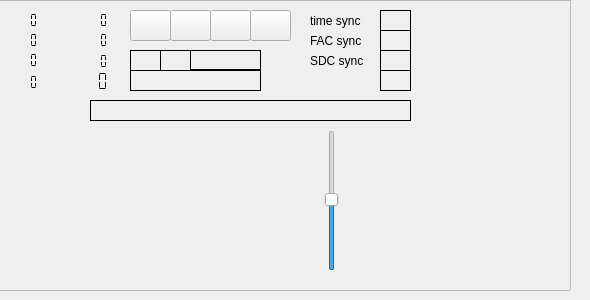
<?xml version="1.0" encoding="UTF-8"?>
<ui version="4.0">
 <class>drmdecoder</class>
 <widget class="QWidget" name="drmdecoder">
  <property name="geometry">
   <rect>
    <x>0</x>
    <y>0</y>
    <width>590</width>
    <height>300</height>
   </rect>
  </property>
  <property name="windowTitle">
   <string>drm decoder</string>
  </property>
  <widget class="QFrame" name="frame">
   <property name="geometry">
    <rect>
     <x>-10</x>
     <y>0</y>
     <width>581</width>
     <height>291</height>
    </rect>
   </property>
   <property name="frameShape">
    <enum>QFrame::StyledPanel</enum>
   </property>
   <property name="frameShadow">
    <enum>QFrame::Raised</enum>
   </property>
   <widget class="QLCDNumber" name="show_int_offset">
    <property name="geometry">
     <rect>
      <x>80</x>
      <y>10</y>
      <width>41</width>
      <height>21</height>
     </rect>
    </property>
    <property name="toolTip">
     <string>&lt;html&gt;&lt;head/&gt;&lt;body&gt;&lt;p&gt;&amp;quot;Coarse frequency offset as measured by the software&amp;quot;&lt;/p&gt;&lt;p&gt;&lt;br/&gt;&lt;/p&gt;&lt;/body&gt;&lt;/html&gt;</string>
    </property>
    <property name="frameShape">
     <enum>QFrame::NoFrame</enum>
    </property>
    <property name="segmentStyle">
     <enum>QLCDNumber::Flat</enum>
    </property>
   </widget>
   <widget class="QLCDNumber" name="show_small_offset">
    <property name="geometry">
     <rect>
      <x>80</x>
      <y>30</y>
      <width>41</width>
      <height>21</height>
     </rect>
    </property>
    <property name="toolTip">
     <string>&lt;html&gt;&lt;head/&gt;&lt;body&gt;&lt;p&gt;Fine frequency offset as measured by the software (i.e. the offset to the nearest carrier).&lt;/p&gt;&lt;/body&gt;&lt;/html&gt;</string>
    </property>
    <property name="frameShape">
     <enum>QFrame::NoFrame</enum>
    </property>
    <property name="segmentStyle">
     <enum>QLCDNumber::Flat</enum>
    </property>
   </widget>
   <widget class="QLabel" name="timeSyncLabel">
    <property name="geometry">
     <rect>
      <x>390</x>
      <y>10</y>
      <width>31</width>
      <height>21</height>
     </rect>
    </property>
    <property name="toolTip">
     <string>&lt;html&gt;&lt;head/&gt;&lt;body&gt;&lt;p&gt;Time sync label, green means time synchronization is OK.&lt;/p&gt;&lt;/body&gt;&lt;/html&gt;</string>
    </property>
    <property name="frameShape">
     <enum>QFrame::Box</enum>
    </property>
    <property name="text">
     <string/>
    </property>
   </widget>
   <widget class="QLabel" name="label_2">
    <property name="geometry">
     <rect>
      <x>320</x>
      <y>10</y>
      <width>66</width>
      <height>21</height>
     </rect>
    </property>
    <property name="text">
     <string>time sync</string>
    </property>
   </widget>
   <widget class="QLabel" name="facSyncLabel">
    <property name="geometry">
     <rect>
      <x>390</x>
      <y>30</y>
      <width>31</width>
      <height>21</height>
     </rect>
    </property>
    <property name="toolTip">
     <string>&lt;html&gt;&lt;head/&gt;&lt;body&gt;&lt;p&gt;FAC sync label, Green means that FAC's could be decoded (easy, often 4QAM).&lt;/p&gt;&lt;/body&gt;&lt;/html&gt;</string>
    </property>
    <property name="frameShape">
     <enum>QFrame::Box</enum>
    </property>
    <property name="text">
     <string/>
    </property>
   </widget>
   <widget class="QLabel" name="label_3">
    <property name="geometry">
     <rect>
      <x>320</x>
      <y>30</y>
      <width>66</width>
      <height>21</height>
     </rect>
    </property>
    <property name="text">
     <string>FAC sync</string>
    </property>
   </widget>
   <widget class="QLabel" name="modeIndicator">
    <property name="geometry">
     <rect>
      <x>170</x>
      <y>50</y>
      <width>31</width>
      <height>21</height>
     </rect>
    </property>
    <property name="frameShape">
     <enum>QFrame::Box</enum>
    </property>
    <property name="text">
     <string/>
    </property>
   </widget>
   <widget class="QLabel" name="sdcSyncLabel">
    <property name="geometry">
     <rect>
      <x>390</x>
      <y>50</y>
      <width>31</width>
      <height>21</height>
     </rect>
    </property>
    <property name="toolTip">
     <string>&lt;html&gt;&lt;head/&gt;&lt;body&gt;&lt;p&gt;SDC sync label, green means SDC's could be decoded (usually 16 QAM).&lt;/p&gt;&lt;/body&gt;&lt;/html&gt;</string>
    </property>
    <property name="frameShape">
     <enum>QFrame::Box</enum>
    </property>
    <property name="text">
     <string/>
    </property>
   </widget>
   <widget class="QLabel" name="label_4">
    <property name="geometry">
     <rect>
      <x>320</x>
      <y>50</y>
      <width>64</width>
      <height>21</height>
     </rect>
    </property>
    <property name="text">
     <string>SDC sync</string>
    </property>
   </widget>
   <widget class="QLabel" name="stationLabel">
    <property name="geometry">
     <rect>
      <x>140</x>
      <y>70</y>
      <width>131</width>
      <height>21</height>
     </rect>
    </property>
    <property name="frameShape">
     <enum>QFrame::Box</enum>
    </property>
    <property name="lineWidth">
     <number>1</number>
    </property>
    <property name="text">
     <string/>
    </property>
   </widget>
   <widget class="QLabel" name="audioModelabel">
    <property name="geometry">
     <rect>
      <x>200</x>
      <y>50</y>
      <width>71</width>
      <height>20</height>
     </rect>
    </property>
    <property name="frameShape">
     <enum>QFrame::Box</enum>
    </property>
    <property name="text">
     <string/>
    </property>
   </widget>
   <widget class="QLCDNumber" name="snrDisplay">
    <property name="geometry">
     <rect>
      <x>70</x>
      <y>70</y>
      <width>51</width>
      <height>23</height>
     </rect>
    </property>
    <property name="toolTip">
     <string>&lt;html&gt;&lt;head/&gt;&lt;body&gt;&lt;p&gt;Estimate of the SNR of the DRM signal.&lt;/p&gt;&lt;/body&gt;&lt;/html&gt;</string>
    </property>
    <property name="frameShape">
     <enum>QFrame::NoFrame</enum>
    </property>
    <property name="frameShadow">
     <enum>QFrame::Plain</enum>
    </property>
    <property name="lineWidth">
     <number>0</number>
    </property>
    <property name="segmentStyle">
     <enum>QLCDNumber::Flat</enum>
    </property>
   </widget>
   <widget class="QLabel" name="spectrumIndicator">
    <property name="geometry">
     <rect>
      <x>140</x>
      <y>50</y>
      <width>31</width>
      <height>21</height>
     </rect>
    </property>
    <property name="frameShape">
     <enum>QFrame::Box</enum>
    </property>
    <property name="text">
     <string/>
    </property>
   </widget>
   <widget class="QPushButton" name="channel_1">
    <property name="geometry">
     <rect>
      <x>140</x>
      <y>10</y>
      <width>41</width>
      <height>31</height>
     </rect>
    </property>
    <property name="toolTip">
     <string>&lt;html&gt;&lt;head/&gt;&lt;body&gt;&lt;p&gt;Visibility of the button suggests the availability of a DRM channel.&lt;/p&gt;&lt;/body&gt;&lt;/html&gt;</string>
    </property>
    <property name="text">
     <string/>
    </property>
   </widget>
   <widget class="QPushButton" name="channel_2">
    <property name="geometry">
     <rect>
      <x>180</x>
      <y>10</y>
      <width>41</width>
      <height>31</height>
     </rect>
    </property>
    <property name="text">
     <string/>
    </property>
   </widget>
   <widget class="QPushButton" name="channel_3">
    <property name="geometry">
     <rect>
      <x>220</x>
      <y>10</y>
      <width>41</width>
      <height>31</height>
     </rect>
    </property>
    <property name="text">
     <string/>
    </property>
   </widget>
   <widget class="QPushButton" name="channel_4">
    <property name="geometry">
     <rect>
      <x>260</x>
      <y>10</y>
      <width>41</width>
      <height>31</height>
     </rect>
    </property>
    <property name="text">
     <string/>
    </property>
   </widget>
   <widget class="QLCDNumber" name="timeOffsetDisplay">
    <property name="geometry">
     <rect>
      <x>10</x>
      <y>30</y>
      <width>41</width>
      <height>21</height>
     </rect>
    </property>
    <property name="toolTip">
     <string>&lt;html&gt;&lt;head/&gt;&lt;body&gt;&lt;p&gt;Time offset display, i.e. the &amp;quot;fine&amp;quot; time error.&lt;/p&gt;&lt;/body&gt;&lt;/html&gt;</string>
    </property>
    <property name="frameShape">
     <enum>QFrame::NoFrame</enum>
    </property>
    <property name="segmentStyle">
     <enum>QLCDNumber::Flat</enum>
    </property>
   </widget>
   <widget class="QLCDNumber" name="clockOffsetDisplay">
    <property name="geometry">
     <rect>
      <x>10</x>
      <y>50</y>
      <width>41</width>
      <height>21</height>
     </rect>
    </property>
    <property name="toolTip">
     <string>&lt;html&gt;&lt;head/&gt;&lt;body&gt;&lt;p&gt;Estimate of the clock offset (measured between successive frames).&lt;/p&gt;&lt;/body&gt;&lt;/html&gt;</string>
    </property>
    <property name="frameShape">
     <enum>QFrame::NoFrame</enum>
    </property>
    <property name="segmentStyle">
     <enum>QLCDNumber::Flat</enum>
    </property>
   </widget>
   <widget class="QLCDNumber" name="timeDelayDisplay">
    <property name="geometry">
     <rect>
      <x>10</x>
      <y>10</y>
      <width>41</width>
      <height>21</height>
     </rect>
    </property>
    <property name="toolTip">
     <string>&lt;html&gt;&lt;head/&gt;&lt;body&gt;&lt;p&gt;Time delay, i.e. a measure of the timing error.&lt;/p&gt;&lt;/body&gt;&lt;/html&gt;</string>
    </property>
    <property name="frameShape">
     <enum>QFrame::NoFrame</enum>
    </property>
    <property name="segmentStyle">
     <enum>QLCDNumber::Flat</enum>
    </property>
   </widget>
   <widget class="QLCDNumber" name="angleDisplay">
    <property name="geometry">
     <rect>
      <x>80</x>
      <y>50</y>
      <width>41</width>
      <height>23</height>
     </rect>
    </property>
    <property name="toolTip">
     <string>&lt;html&gt;&lt;head/&gt;&lt;body&gt;&lt;p&gt;Phase angle of the error.&lt;/p&gt;&lt;/body&gt;&lt;/html&gt;</string>
    </property>
    <property name="frameShape">
     <enum>QFrame::NoFrame</enum>
    </property>
    <property name="segmentStyle">
     <enum>QLCDNumber::Flat</enum>
    </property>
   </widget>
   <widget class="QLabel" name="faadSyncLabel">
    <property name="geometry">
     <rect>
      <x>390</x>
      <y>70</y>
      <width>31</width>
      <height>21</height>
     </rect>
    </property>
    <property name="toolTip">
     <string>&lt;html&gt;&lt;head/&gt;&lt;body&gt;&lt;p&gt;Faad sync label. Green means that the AAC decoder could decode audio.&lt;/p&gt;&lt;/body&gt;&lt;/html&gt;</string>
    </property>
    <property name="frameShape">
     <enum>QFrame::Box</enum>
    </property>
    <property name="text">
     <string/>
    </property>
   </widget>
   <widget class="QLabel" name="messageLabel">
    <property name="geometry">
     <rect>
      <x>100</x>
      <y>100</y>
      <width>321</width>
      <height>21</height>
     </rect>
    </property>
    <property name="frameShape">
     <enum>QFrame::Box</enum>
    </property>
    <property name="text">
     <string/>
    </property>
   </widget>
   <widget class="QLCDNumber" name="phaseOffsetDisplay">
    <property name="geometry">
     <rect>
      <x>10</x>
      <y>72</y>
      <width>41</width>
      <height>21</height>
     </rect>
    </property>
    <property name="font">
     <font>
      <family>DejaVu Sans</family>
      <pointsize>8</pointsize>
     </font>
    </property>
    <property name="toolTip">
     <string>&lt;html&gt;&lt;head/&gt;&lt;body&gt;&lt;p&gt;PhaseOffsetDisplay shows the local offset of the frequency as caused by the mousewheeel&lt;/p&gt;&lt;/body&gt;&lt;/html&gt;</string>
    </property>
    <property name="frameShape">
     <enum>QFrame::NoFrame</enum>
    </property>
    <property name="segmentStyle">
     <enum>QLCDNumber::Flat</enum>
    </property>
   </widget>
   <widget class="QLabel" name="aacDataLabel">
    <property name="geometry">
     <rect>
      <x>280</x>
      <y>70</y>
      <width>91</width>
      <height>16</height>
     </rect>
    </property>
    <property name="text">
     <string/>
    </property>
   </widget>
   <widget class="QLabel" name="countryLabel">
    <property name="geometry">
     <rect>
      <x>10</x>
      <y>130</y>
      <width>211</width>
      <height>21</height>
     </rect>
    </property>
    <property name="text">
     <string/>
    </property>
   </widget>
   <widget class="QLabel" name="programTypeLabel">
    <property name="geometry">
     <rect>
      <x>230</x>
      <y>130</y>
      <width>191</width>
      <height>21</height>
     </rect>
    </property>
    <property name="text">
     <string/>
    </property>
   </widget>
   <widget class="QLabel" name="timeLabel">
    <property name="geometry">
     <rect>
      <x>20</x>
      <y>160</y>
      <width>181</width>
      <height>21</height>
     </rect>
    </property>
    <property name="text">
     <string/>
    </property>
   </widget>
   <widget class="QwtPlot" name="iqPlotter">
    <property name="geometry">
     <rect>
      <x>370</x>
      <y>130</y>
      <width>191</width>
      <height>141</height>
     </rect>
    </property>
   </widget>
   <widget class="QSlider" name="scopeSlider">
    <property name="geometry">
     <rect>
      <x>330</x>
      <y>130</y>
      <width>24</width>
      <height>141</height>
     </rect>
    </property>
    <property name="value">
     <number>50</number>
    </property>
    <property name="orientation">
     <enum>Qt::Vertical</enum>
    </property>
   </widget>
   <widget class="QwtPlot" name="equalizerDisplay">
    <property name="geometry">
     <rect>
      <x>30</x>
      <y>150</y>
      <width>281</width>
      <height>121</height>
     </rect>
    </property>
   </widget>
  </widget>
 </widget>
 <customwidgets>
  <customwidget>
   <class>QwtPlot</class>
   <extends>QFrame</extends>
   <header>qwt_plot.h</header>
  </customwidget>
 </customwidgets>
 <resources/>
 <connections/>
</ui>
